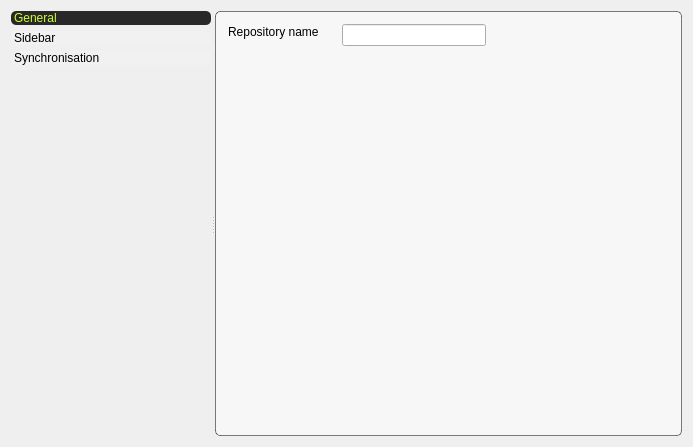
<?xml version="1.0" encoding="UTF-8"?>

<!--                                                            [licblock]
This file is part of Tkacz. 
Copyright (c) 2012-2014 Thibault Polge. All rights reserved.

This program is free software: you can redistribute it and/or modify
it under the terms of the GNU Affero General Public License as published by
the Free Software Foundation, either version 3 of the License, or
(at your option) any later version.

This program is distributed in the hope that it will be useful,
but WITHOUT ANY WARRANTY; without even the implied warranty of
MERCHANTABILITY or FITNESS FOR A PARTICULAR PURPOSE.  See the
GNU Affero General Public License for more details.

You should have received a copy of the GNU Affero General Public License
along with this program.  If not, see <http://www.gnu.org/licenses/>.
                                                               [/licblock]-->

<ui version="4.0">
 <class>RepositorySettingsView</class>
 <widget class="QWidget" name="RepositorySettingsView">
  <property name="geometry">
   <rect>
    <x>0</x>
    <y>0</y>
    <width>693</width>
    <height>447</height>
   </rect>
  </property>
  <property name="windowTitle">
   <string>Form</string>
  </property>
  <property name="styleSheet">
   <string notr="true">#RepositorySettingsEditor { background: transparent; }

#settingsPagesLW {
	background : transparent;
	selection-color : #cf3;
	spacing : 0;
}

#settingsPagesLW::item {
padding : .5em;
background : rgba(255,255,255,32);
border-radius : 5px;
margin-bottom : 6px;
}

#settingsPagesLW::item:selected {
background : #282828;;
}
#settingsPagesLW::item:selected::text {
spacing :0;
}

#pages {
background : rgba(255,255,255,128);
border : 1px solid rgba(0,0,0,128);
border-radius : 5px;
padding :12px;
}</string>
  </property>
  <layout class="QVBoxLayout" name="verticalLayout_3">
   <item>
    <widget class="QSplitter" name="splitter">
     <property name="orientation">
      <enum>Qt::Horizontal</enum>
     </property>
     <widget class="QListWidget" name="settingsPagesLW">
      <property name="sizePolicy">
       <sizepolicy hsizetype="Minimum" vsizetype="Expanding">
        <horstretch>0</horstretch>
        <verstretch>0</verstretch>
       </sizepolicy>
      </property>
      <property name="maximumSize">
       <size>
        <width>200</width>
        <height>16777215</height>
       </size>
      </property>
      <property name="focusPolicy">
       <enum>Qt::NoFocus</enum>
      </property>
      <property name="frameShape">
       <enum>QFrame::NoFrame</enum>
      </property>
      <property name="currentRow">
       <number>0</number>
      </property>
      <item>
       <property name="text">
        <string>General</string>
       </property>
      </item>
      <item>
       <property name="text">
        <string>Sidebar</string>
       </property>
      </item>
      <item>
       <property name="text">
        <string>Synchronisation</string>
       </property>
      </item>
     </widget>
     <widget class="QStackedWidget" name="pages">
      <widget class="QWidget" name="generalPage">
       <widget class="QLabel" name="label">
        <property name="geometry">
         <rect>
          <x>0</x>
          <y>0</y>
          <width>106</width>
          <height>16</height>
         </rect>
        </property>
        <property name="text">
         <string>Repository name</string>
        </property>
       </widget>
       <widget class="QLineEdit" name="lineEdit">
        <property name="geometry">
         <rect>
          <x>114</x>
          <y>0</y>
          <width>144</width>
          <height>22</height>
         </rect>
        </property>
       </widget>
      </widget>
      <widget class="QWidget" name="sidebarPage">
       <layout class="QVBoxLayout" name="verticalLayout">
        <property name="margin">
         <number>0</number>
        </property>
        <item>
         <widget class="QLabel" name="label_2">
          <property name="text">
           <string>Collections in sidebar</string>
          </property>
         </widget>
        </item>
        <item>
         <widget class="QWidget" name="widget" native="true">
          <layout class="QHBoxLayout" name="horizontalLayout_2">
           <property name="margin">
            <number>0</number>
           </property>
           <item>
            <widget class="QTreeView" name="treeView"/>
           </item>
           <item>
            <widget class="QWidget" name="widget_2" native="true">
             <layout class="QVBoxLayout" name="verticalLayout_2">
              <property name="margin">
               <number>0</number>
              </property>
              <item>
               <widget class="QToolButton" name="toolButton">
                <property name="text">
                 <string>&gt;&gt;</string>
                </property>
               </widget>
              </item>
              <item>
               <widget class="QToolButton" name="toolButton_2">
                <property name="text">
                 <string>&lt;&lt;</string>
                </property>
               </widget>
              </item>
              <item>
               <spacer name="verticalSpacer">
                <property name="orientation">
                 <enum>Qt::Vertical</enum>
                </property>
                <property name="sizeHint" stdset="0">
                 <size>
                  <width>20</width>
                  <height>40</height>
                 </size>
                </property>
               </spacer>
              </item>
             </layout>
            </widget>
           </item>
           <item>
            <widget class="QTreeView" name="treeView_2"/>
           </item>
          </layout>
         </widget>
        </item>
       </layout>
      </widget>
      <widget class="QWidget" name="syncPage"/>
     </widget>
    </widget>
   </item>
  </layout>
 </widget>
 <resources>
  <include location="../qrc/icons.qrc"/>
 </resources>
 <connections>
  <connection>
   <sender>settingsPagesLW</sender>
   <signal>currentRowChanged(int)</signal>
   <receiver>pages</receiver>
   <slot>setCurrentIndex(int)</slot>
   <hints>
    <hint type="sourcelabel">
     <x>139</x>
     <y>223</y>
    </hint>
    <hint type="destinationlabel">
     <x>486</x>
     <y>223</y>
    </hint>
   </hints>
  </connection>
 </connections>
</ui>
